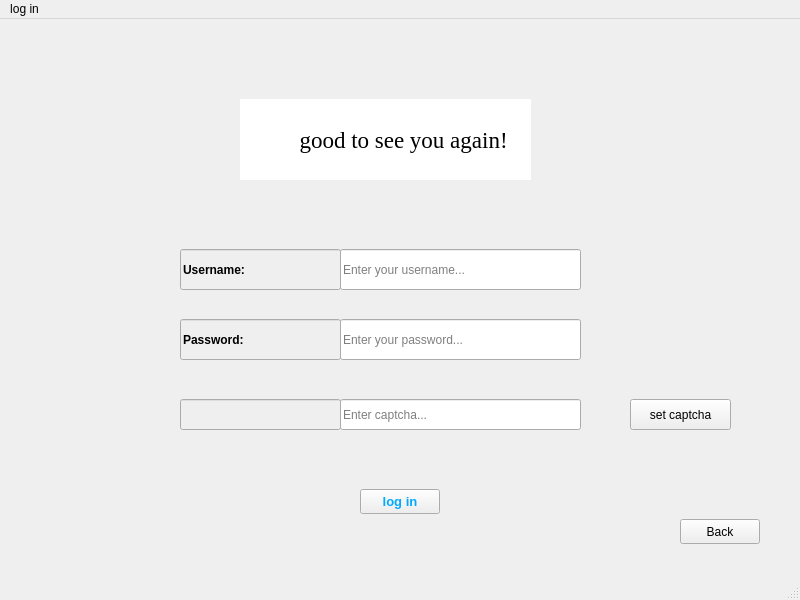
<?xml version="1.0" encoding="UTF-8"?>
<ui version="4.0">
 <class>LogIn</class>
 <widget class="QMainWindow" name="LogIn">
  <property name="geometry">
   <rect>
    <x>0</x>
    <y>0</y>
    <width>800</width>
    <height>600</height>
   </rect>
  </property>
  <property name="font">
   <font>
    <weight>50</weight>
    <bold>false</bold>
   </font>
  </property>
  <property name="windowTitle">
   <string>MainWindow</string>
  </property>
  <property name="styleSheet">
   <string notr="true">background-image: url(:/new/prefix1/log in 1.jpg);
color: rgb(0, 0, 0);</string>
  </property>
  <widget class="QWidget" name="centralwidget">
   <widget class="QLineEdit" name="lineEdit">
    <property name="geometry">
     <rect>
      <x>340</x>
      <y>230</y>
      <width>241</width>
      <height>41</height>
     </rect>
    </property>
    <property name="placeholderText">
     <string>Enter your username...</string>
    </property>
   </widget>
   <widget class="QLineEdit" name="lineEdit_2">
    <property name="enabled">
     <bool>false</bool>
    </property>
    <property name="geometry">
     <rect>
      <x>180</x>
      <y>230</y>
      <width>161</width>
      <height>41</height>
     </rect>
    </property>
    <property name="font">
     <font>
      <pointsize>9</pointsize>
      <weight>75</weight>
      <bold>true</bold>
     </font>
    </property>
    <property name="text">
     <string>Username:</string>
    </property>
    <property name="readOnly">
     <bool>true</bool>
    </property>
   </widget>
   <widget class="QLineEdit" name="lineEdit_4">
    <property name="geometry">
     <rect>
      <x>340</x>
      <y>300</y>
      <width>241</width>
      <height>41</height>
     </rect>
    </property>
    <property name="echoMode">
     <enum>QLineEdit::Password</enum>
    </property>
    <property name="placeholderText">
     <string>Enter your password...</string>
    </property>
   </widget>
   <widget class="QLineEdit" name="lineEdit_3">
    <property name="enabled">
     <bool>false</bool>
    </property>
    <property name="geometry">
     <rect>
      <x>180</x>
      <y>300</y>
      <width>161</width>
      <height>41</height>
     </rect>
    </property>
    <property name="font">
     <font>
      <pointsize>9</pointsize>
      <weight>75</weight>
      <bold>true</bold>
     </font>
    </property>
    <property name="text">
     <string>Password:</string>
    </property>
    <property name="readOnly">
     <bool>true</bool>
    </property>
   </widget>
   <widget class="QLineEdit" name="lineEdit_7">
    <property name="enabled">
     <bool>false</bool>
    </property>
    <property name="geometry">
     <rect>
      <x>180</x>
      <y>380</y>
      <width>161</width>
      <height>31</height>
     </rect>
    </property>
    <property name="font">
     <font>
      <family>Microsoft YaHei Light</family>
      <pointsize>10</pointsize>
      <italic>false</italic>
     </font>
    </property>
    <property name="text">
     <string/>
    </property>
    <property name="readOnly">
     <bool>true</bool>
    </property>
   </widget>
   <widget class="QLineEdit" name="lineEdit_8">
    <property name="geometry">
     <rect>
      <x>340</x>
      <y>380</y>
      <width>241</width>
      <height>31</height>
     </rect>
    </property>
    <property name="placeholderText">
     <string>Enter captcha...</string>
    </property>
   </widget>
   <widget class="QPushButton" name="pushButton_2">
    <property name="geometry">
     <rect>
      <x>630</x>
      <y>380</y>
      <width>101</width>
      <height>31</height>
     </rect>
    </property>
    <property name="text">
     <string>set captcha</string>
    </property>
   </widget>
   <widget class="QPushButton" name="pushButton">
    <property name="geometry">
     <rect>
      <x>360</x>
      <y>470</y>
      <width>80</width>
      <height>25</height>
     </rect>
    </property>
    <property name="font">
     <font>
      <pointsize>10</pointsize>
      <weight>75</weight>
      <bold>true</bold>
     </font>
    </property>
    <property name="styleSheet">
     <string notr="true">color: rgb(0, 170, 255);</string>
    </property>
    <property name="text">
     <string>log in</string>
    </property>
   </widget>
   <widget class="QLineEdit" name="lineEdit_5">
    <property name="enabled">
     <bool>false</bool>
    </property>
    <property name="geometry">
     <rect>
      <x>240</x>
      <y>80</y>
      <width>291</width>
      <height>81</height>
     </rect>
    </property>
    <property name="font">
     <font>
      <family>Georgia</family>
      <pointsize>17</pointsize>
      <weight>50</weight>
      <bold>false</bold>
      <underline>false</underline>
     </font>
    </property>
    <property name="toolTip">
     <string>&lt;html&gt;&lt;head/&gt;&lt;body&gt;&lt;p align=&quot;center&quot;&gt;good to see you again!&lt;/p&gt;&lt;/body&gt;&lt;/html&gt;</string>
    </property>
    <property name="styleSheet">
     <string notr="true">color: rgb(0, 0, 0);</string>
    </property>
    <property name="text">
     <string>          good to see you again!</string>
    </property>
    <property name="frame">
     <bool>false</bool>
    </property>
   </widget>
   <widget class="QPushButton" name="pushButton_3">
    <property name="geometry">
     <rect>
      <x>680</x>
      <y>500</y>
      <width>80</width>
      <height>25</height>
     </rect>
    </property>
    <property name="text">
     <string>Back</string>
    </property>
   </widget>
  </widget>
  <widget class="QMenuBar" name="menubar">
   <property name="geometry">
    <rect>
     <x>0</x>
     <y>0</y>
     <width>800</width>
     <height>25</height>
    </rect>
   </property>
   <widget class="QMenu" name="menulog_in">
    <property name="title">
     <string>log in</string>
    </property>
   </widget>
   <addaction name="menulog_in"/>
  </widget>
  <widget class="QStatusBar" name="statusbar"/>
 </widget>
 <resources/>
 <connections/>
</ui>
